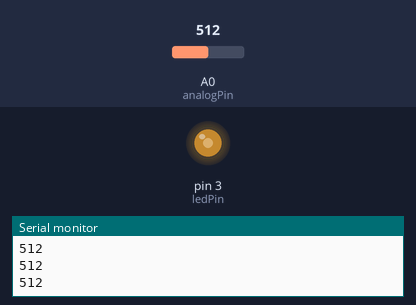
This sketch was run on a simulated Arduino Uno, built with avr-gcc and run on an emulated ATmega328P. Shown: output pins drawn as LEDs (lit = HIGH), the last lines printed to the serial monitor. The test bench sets the inputs (shaded band); at power-on: A0 (analogPin) = 512.

Above: at 1.2 s.
1.3 s: A0 (analogPin) set to 716
At 1.7 s:
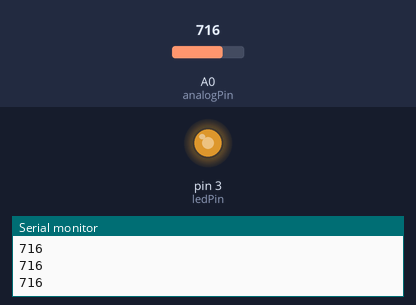
2.8 s: A0 (analogPin) set to 900
At 4.0 s:
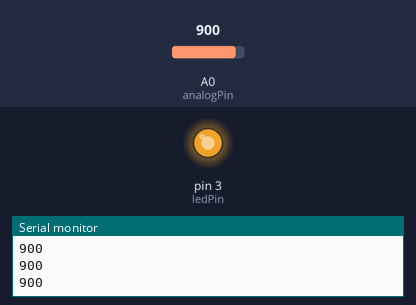
4.3 s: A0 (analogPin) set to 122
At 5.2 s:
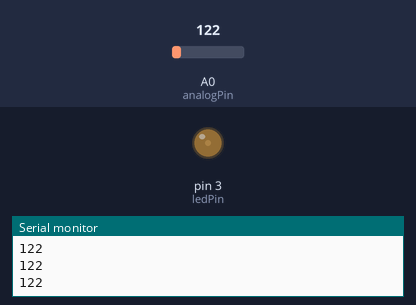
5.8 s: A0 (analogPin) set to 0
At 6.4 s:
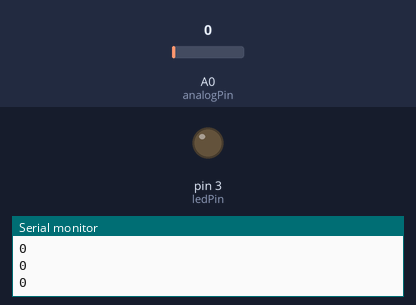
7.3 s: A0 (analogPin) set to 511
At 8.7 s:
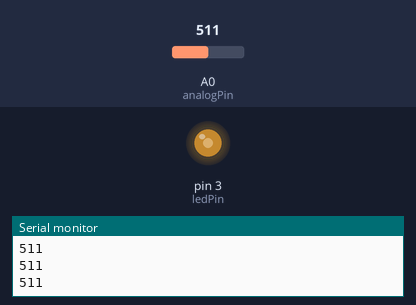
Timing chart, 0 to 9.8 s (numbered marks = the images above; inputs shaded):
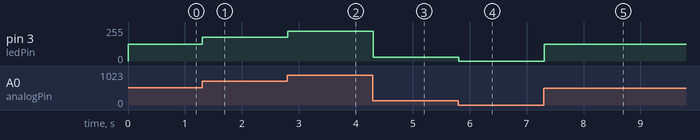

Measured:
- after the input at 1.3 s, pin 3 (ledPin): 127/255 → 178/255 at once
- after the input at 2.8 s, pin 3 (ledPin): 178/255 → 224/255 at once
- after the input at 4.3 s, pin 3 (ledPin): 224/255 → 30/255 at once
- after the input at 5.8 s, pin 3 (ledPin): 30/255 → 0/255 at once
- after the input at 7.3 s, pin 3 (ledPin): 0/255 → 127/255 at once

The sketch:

LEDBrightnessusingpotentiometer.ino
```cpp
//controlling led brightness using potentiometer

int ledPin=3;
int analogPin =0;
int val =0;
void setup() {
     pinMode(ledPin,OUTPUT);
     Serial.begin(9600);//initialize serial monitor
}
void loop() {
   val = analogRead(analogPin);//read analog value(0-1023)
   Serial.println(val);//print raw potentiometer value
   val=map(val,0,1023,0,255);
   analogWrite(ledPin,val);
}
```
